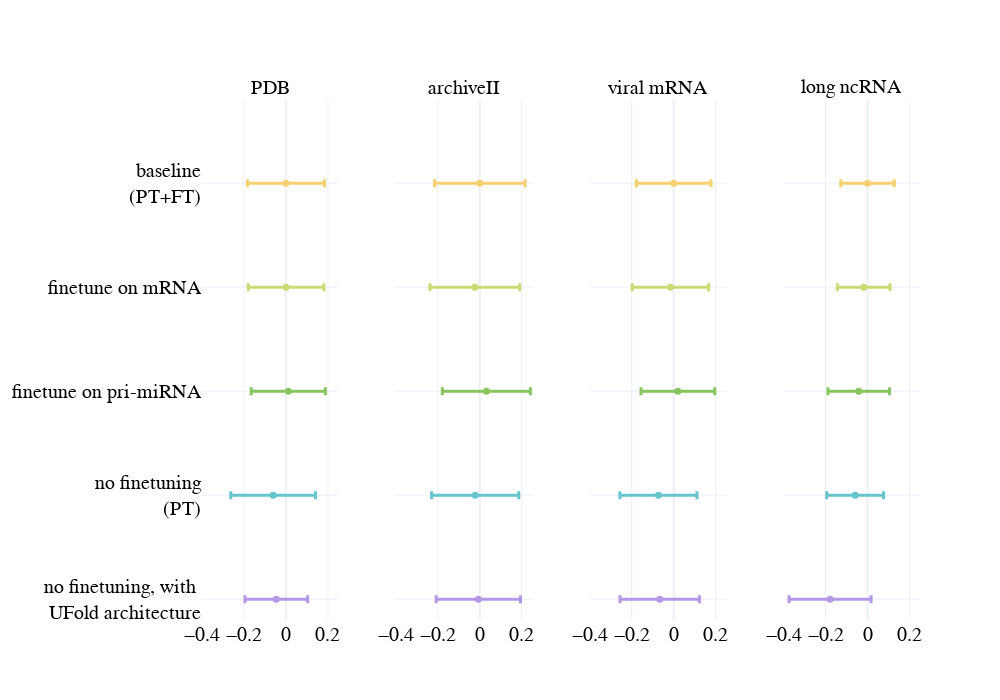

The notebook cell this image was saved under:
### Code cell
import plotly.graph_objects as go
from plotly.subplots import make_subplots
import plotly.express as px

models = [
            'baseline<br> (PT+FT)',
            'finetune on mRNA',
            'finetune on pri-miRNA',
            'no finetuning<br> (PT)',
            'no finetuning, with <br> UFold architecture',
          ]

datasets = ['PDB', "archiveII", 'viral mRNA', 'long ncRNA']

baseline = data_comparison[data_comparison['model']=='baseline<br> (PT+FT)'].groupby('dataset')['f1'].mean()

fig = make_subplots(rows=len(models), cols=len(datasets), 
                    subplot_titles=([f'{dataset}' for dataset in datasets]), shared_yaxes=True, shared_xaxes=True,
                    vertical_spacing=0,
                    horizontal_spacing=0.08
                    )
palette = px.colors.qualitative.Pastel
colors = {'baseline<br> (PT+FT)': palette[1],
          'finetune on mRNA': palette[7],
          'finetune on pri-miRNA': palette[4],
          'no finetuning<br> (PT)': palette[0],
          'no finetuning, with <br> UFold architecture': palette[9]}

for i, model in enumerate(models):
    for j, dataset in enumerate(datasets):
        
        data = data_comparison[(data_comparison['model']==model) & (data_comparison['dataset']==dataset)]

        # fig.add_trace(go.Box(x=data['f1'] - baseline[dataset], #meanline_visible=True, 
        #                      boxpoints=False,
        #                      name=model, marker_color=colors[i], showlegend=False), row=1+i, col=1+j)
        
        fig.add_trace(go.Scatter(x=[data['f1'].mean() - baseline[dataset]], y=[model], 
                                 error_x=dict(type='data', array=[data['f1'].std()], thickness=3),
                                 mode='markers', marker_color=colors[model], marker_size=7,
                                 showlegend=False), row=1+i, col=1+j)
        
fig.update_annotations(font_size=20)
fig.update_xaxes(range=[-0.4, 0.25], mirror=True,)
fig.update_layout(
                    xaxis=dict(
                        tickfont=dict(size=1)  # Set the desired font size here
                    ),
                    height=len(models)*100 +200, width=1000,
                    template='plotly_white', 
                    font_size=20, font_color='black', font_family='helvetica light')
fig.update_layout(
xaxis = dict(
tickfont = dict(size=5)))
fig.show()

### Figure 1 — Plotly figure (JSON) as saved in the notebook; plotly's stock layout.template omitted (floating-point values rounded to 4 significant figures)
{"data": [{"error_x": {"array": [0.1836], "thickness": 3, "type": "data"}, "marker": {"color": "rgb(246, 207, 113)", "size": 7}, "mode": "markers", "showlegend": false, "type": "scatter", "x": [0], "xaxis": "x", "y": ["baseline<br> (PT+FT)"], "yaxis": "y"}, {"error_x": {"array": [0.216], "thickness": 3, "type": "data"}, "marker": {"color": "rgb(246, 207, 113)", "size": 7}, "mode": "markers", "showlegend": false, "type": "scatter", "x": [0], "xaxis": "x2", "y": ["baseline<br> (PT+FT)"], "yaxis": "y2"}, {"error_x": {"array": [0.1777], "thickness": 3, "type": "data"}, "marker": {"color": "rgb(246, 207, 113)", "size": 7}, "mode": "markers", "showlegend": false, "type": "scatter", "x": [0], "xaxis": "x3", "y": ["baseline<br> (PT+FT)"], "yaxis": "y3"}, {"error_x": {"array": [0.1274], "thickness": 3, "type": "data"}, "marker": {"color": "rgb(246, 207, 113)", "size": 7}, "mode": "markers", "showlegend": false, "type": "scatter", "x": [0], "xaxis": "x4", "y": ["baseline<br> (PT+FT)"], "yaxis": "y4"}, {"error_x": {"array": [0.1803], "thickness": 3, "type": "data"}, "marker": {"color": "rgb(201, 219, 116)", "size": 7}, "mode": "markers", "showlegend": false, "type": "scatter", "x": [0.0006002], "xaxis": "x5", "y": ["finetune on mRNA"], "yaxis": "y5"}, {"error_x": {"array": [0.214], "thickness": 3, "type": "data"}, "marker": {"color": "rgb(201, 219, 116)", "size": 7}, "mode": "markers", "showlegend": false, "type": "scatter", "x": [-0.02343], "xaxis": "x6", "y": ["finetune on mRNA"], "yaxis": "y6"}, {"error_x": {"array": [0.1822], "thickness": 3, "type": "data"}, "marker": {"color": "rgb(201, 219, 116)", "size": 7}, "mode": "markers", "showlegend": false, "type": "scatter", "x": [-0.01561], "xaxis": "x7", "y": ["finetune on mRNA"], "yaxis": "y7"}, {"error_x": {"array": [0.1253], "thickness": 3, "type": "data"}, "marker": {"color": "rgb(201, 219, 116)", "size": 7}, "mode": "markers", "showlegend": false, "type": "scatter", "x": [-0.01814], "xaxis": "x8", "y": ["finetune on mRNA"], "yaxis": "y8"}, {"error_x": {"array": [0.1766], "thickness": 3, "type": "data"}, "marker": {"color": "rgb(135, 197, 95)", "size": 7}, "mode": "markers", "showlegend": false, "type": "scatter", "x": [0.01117], "xaxis": "x9", "y": ["finetune on pri-miRNA"], "yaxis": "y9"}, {"error_x": {"array": [0.2098], "thickness": 3, "type": "data"}, "marker": {"color": "rgb(135, 197, 95)", "size": 7}, "mode": "markers", "showlegend": false, "type": "scatter", "x": [0.03134], "xaxis": "x10", "y": ["finetune on pri-miRNA"], "yaxis": "y10"}, {"error_x": {"array": [0.1758], "thickness": 3, "type": "data"}, "marker": {"color": "rgb(135, 197, 95)", "size": 7}, "mode": "markers", "showlegend": false, "type": "scatter", "x": [0.02015], "xaxis": "x11", "y": ["finetune on pri-miRNA"], "yaxis": "y11"}, {"error_x": {"array": [0.1468], "thickness": 3, "type": "data"}, "marker": {"color": "rgb(135, 197, 95)", "size": 7}, "mode": "markers", "showlegend": false, "type": "scatter", "x": [-0.04183], "xaxis": "x12", "y": ["finetune on pri-miRNA"], "yaxis": "y12"}, {"error_x": {"array": [0.2016], "thickness": 3, "type": "data"}, "marker": {"color": "rgb(102, 197, 204)", "size": 7}, "mode": "markers", "showlegend": false, "type": "scatter", "x": [-0.06094], "xaxis": "x13", "y": ["no finetuning<br> (PT)"], "yaxis": "y13"}, {"error_x": {"array": [0.2077], "thickness": 3, "type": "data"}, "marker": {"color": "rgb(102, 197, 204)", "size": 7}, "mode": "markers", "showlegend": false, "type": "scatter", "x": [-0.02199], "xaxis": "x14", "y": ["no finetuning<br> (PT)"], "yaxis": "y14"}, {"error_x": {"array": [0.1836], "thickness": 3, "type": "data"}, "marker": {"color": "rgb(102, 197, 204)", "size": 7}, "mode": "markers", "showlegend": false, "type": "scatter", "x": [-0.07253], "xaxis": "x15", "y": ["no finetuning<br> (PT)"], "yaxis": "y15"}, {"error_x": {"array": [0.1354], "thickness": 3, "type": "data"}, "marker": {"color": "rgb(102, 197, 204)", "size": 7}, "mode": "markers", "showlegend": false, "type": "scatter", "x": [-0.05902], "xaxis": "x16", "y": ["no finetuning<br> (PT)"], "yaxis": "y16"}, {"error_x": {"array": [0.1495], "thickness": 3, "type": "data"}, "marker": {"color": "rgb(180, 151, 231)", "size": 7}, "mode": "markers", "showlegend": false, "type": "scatter", "x": [-0.0459], "xaxis": "x17", "y": ["no finetuning, with <br> UFold architecture"], "yaxis": "y17"}, {"error_x": {"array": [0.2008], "thickness": 3, "type": "data"}, "marker": {"color": "rgb(180, 151, 231)", "size": 7}, "mode": "markers", "showlegend": false, "type": "scatter", "x": [-0.007189], "xaxis": "x18", "y": ["no finetuning, with <br> UFold architecture"], "yaxis": "y18"}, {"error_x": {"array": [0.1893], "thickness": 3, "type": "data"}, "marker": {"color": "rgb(180, 151, 231)", "size": 7}, "mode": "markers", "showlegend": false, "type": "scatter", "x": [-0.06655], "xaxis": "x19", "y": ["no finetuning, with <br> UFold architecture"], "yaxis": "y19"}, {"error_x": {"array": [0.1954], "thickness": 3, "type": "data"}, "marker": {"color": "rgb(180, 151, 231)", "size": 7}, "mode": "markers", "showlegend": false, "type": "scatter", "x": [-0.1786], "xaxis": "x20", "y": ["no finetuning, with <br> UFold architecture"], "yaxis": "y20"}], "layout": {"annotations": [{"font": {"size": 20}, "showarrow": false, "text": "PDB", "x": 0.095, "xanchor": "center", "xref": "paper", "y": 1, "yanchor": "bottom", "yref": "paper"}, {"font": {"size": 20}, "showarrow": false, "text": "archiveII", "x": 0.365, "xanchor": "center", "xref": "paper", "y": 1, "yanchor": "bottom", "yref": "paper"}, {"font": {"size": 20}, "showarrow": false, "text": "viral mRNA", "x": 0.635, "xanchor": "center", "xref": "paper", "y": 1, "yanchor": "bottom", "yref": "paper"}, {"font": {"size": 20}, "showarrow": false, "text": "long ncRNA", "x": 0.905, "xanchor": "center", "xref": "paper", "y": 1, "yanchor": "bottom", "yref": "paper"}], "font": {"color": "black", "family": "helvetica light", "size": 20}, "height": 700, "width": 1000, "xaxis": {"anchor": "y", "domain": [0, 0.19], "matches": "x17", "mirror": true, "range": [-0.4, 0.25], "showticklabels": false, "tickfont": {"size": 5}}, "xaxis10": {"anchor": "y10", "domain": [0.27, 0.46], "matches": "x18", "mirror": true, "range": [-0.4, 0.25], "showticklabels": false}, "xaxis11": {"anchor": "y11", "domain": [0.54, 0.73], "matches": "x19", "mirror": true, "range": [-0.4, 0.25], "showticklabels": false}, "xaxis12": {"anchor": "y12", "domain": [0.81, 1], "matches": "x20", "mirror": true, "range": [-0.4, 0.25], "showticklabels": false}, "xaxis13": {"anchor": "y13", "domain": [0, 0.19], "matches": "x17", "mirror": true, "range": [-0.4, 0.25], "showticklabels": false}, "xaxis14": {"anchor": "y14", "domain": [0.27, 0.46], "matches": "x18", "mirror": true, "range": [-0.4, 0.25], "showticklabels": false}, "xaxis15": {"anchor": "y15", "domain": [0.54, 0.73], "matches": "x19", "mirror": true, "range": [-0.4, 0.25], "showticklabels": false}, "xaxis16": {"anchor": "y16", "domain": [0.81, 1], "matches": "x20", "mirror": true, "range": [-0.4, 0.25], "showticklabels": false}, "xaxis17": {"anchor": "y17", "domain": [0, 0.19], "mirror": true, "range": [-0.4, 0.25]}, "xaxis18": {"anchor": "y18", "domain": [0.27, 0.46], "mirror": true, "range": [-0.4, 0.25]}, "xaxis19": {"anchor": "y19", "domain": [0.54, 0.73], "mirror": true, "range": [-0.4, 0.25]}, "xaxis2": {"anchor": "y2", "domain": [0.27, 0.46], "matches": "x18", "mirror": true, "range": [-0.4, 0.25], "showticklabels": false}, "xaxis20": {"anchor": "y20", "domain": [0.81, 1], "mirror": true, "range": [-0.4, 0.25]}, "xaxis3": {"anchor": "y3", "domain": [0.54, 0.73], "matches": "x19", "mirror": true, "range": [-0.4, 0.25], "showticklabels": false}, "xaxis4": {"anchor": "y4", "domain": [0.81, 1], "matches": "x20", "mirror": true, "range": [-0.4, 0.25], "showticklabels": false}, "xaxis5": {"anchor": "y5", "domain": [0, 0.19], "matches": "x17", "mirror": true, "range": [-0.4, 0.25], "showticklabels": false}, "xaxis6": {"anchor": "y6", "domain": [0.27, 0.46], "matches": "x18", "mirror": true, "range": [-0.4, 0.25], "showticklabels": false}, "xaxis7": {"anchor": "y7", "domain": [0.54, 0.73], "matches": "x19", "mirror": true, "range": [-0.4, 0.25], "showticklabels": false}, "xaxis8": {"anchor": "y8", "domain": [0.81, 1], "matches": "x20", "mirror": true, "range": [-0.4, 0.25], "showticklabels": false}, "xaxis9": {"anchor": "y9", "domain": [0, 0.19], "matches": "x17", "mirror": true, "range": [-0.4, 0.25], "showticklabels": false}, "yaxis": {"anchor": "x", "domain": [0.8, 1]}, "yaxis10": {"anchor": "x10", "domain": [0.4, 0.6], "matches": "y9", "showticklabels": false}, "yaxis11": {"anchor": "x11", "domain": [0.4, 0.6], "matches": "y9", "showticklabels": false}, "yaxis12": {"anchor": "x12", "domain": [0.4, 0.6], "matches": "y9", "showticklabels": false}, "yaxis13": {"anchor": "x13", "domain": [0.2, 0.4]}, "yaxis14": {"anchor": "x14", "domain": [0.2, 0.4], "matches": "y13", "showticklabels": false}, "yaxis15": {"anchor": "x15", "domain": [0.2, 0.4], "matches": "y13", "showticklabels": false}, "yaxis16": {"anchor": "x16", "domain": [0.2, 0.4], "matches": "y13", "showticklabels": false}, "yaxis17": {"anchor": "x17", "domain": [0, 0.2]}, "yaxis18": {"anchor": "x18", "domain": [0, 0.2], "matches": "y17", "showticklabels": false}, "yaxis19": {"anchor": "x19", "domain": [0, 0.2], "matches": "y17", "showticklabels": false}, "yaxis2": {"anchor": "x2", "domain": [0.8, 1], "matches": "y", "showticklabels": false}, "yaxis20": {"anchor": "x20", "domain": [0, 0.2], "matches": "y17", "showticklabels": false}, "yaxis3": {"anchor": "x3", "domain": [0.8, 1], "matches": "y", "showticklabels": false}, "yaxis4": {"anchor": "x4", "domain": [0.8, 1], "matches": "y", "showticklabels": false}, "yaxis5": {"anchor": "x5", "domain": [0.6, 0.8]}, "yaxis6": {"anchor": "x6", "domain": [0.6, 0.8], "matches": "y5", "showticklabels": false}, "yaxis7": {"anchor": "x7", "domain": [0.6, 0.8], "matches": "y5", "showticklabels": false}, "yaxis8": {"anchor": "x8", "domain": [0.6, 0.8], "matches": "y5", "showticklabels": false}, "yaxis9": {"anchor": "x9", "domain": [0.4, 0.6]}}}
